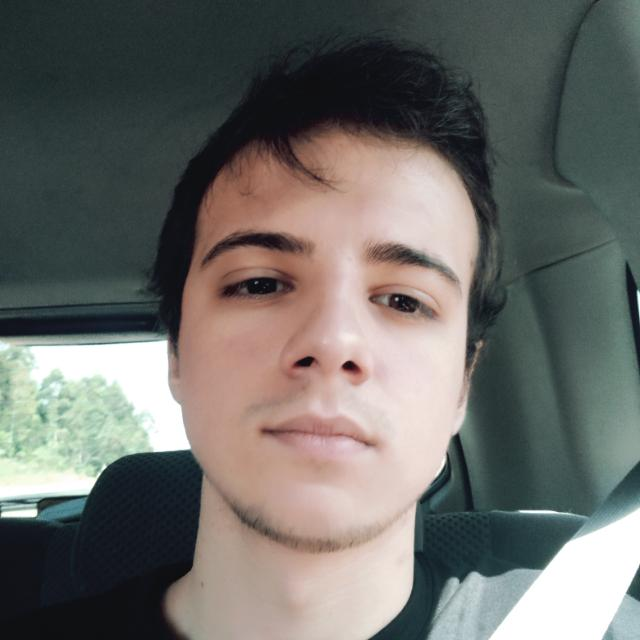
#> input picture images/pic.jpeg, 640 x 640 px
$ python static.py
#> lines starting #> are read from the running program, lines starting #| are printed output that depends on the picture; after the words box and inside, x2 and y2 are one past the last pixel; in counts of white or black regions, pixels touching at a corner belong together
import cv2

image_path = '../images/pic.jpeg'
cascade_path = '../haarcascade_frontalface_default.xml'

def main():
    clf = cv2.CascadeClassifier(cascade_path)
    img = cv2.imread(image_path)
#> img is the input picture: shape (640, 640, 3); mean B, G, R 104.5, 108.4, 108.7
    gray = cv2.cvtColor(img, cv2.COLOR_BGR2GRAY)
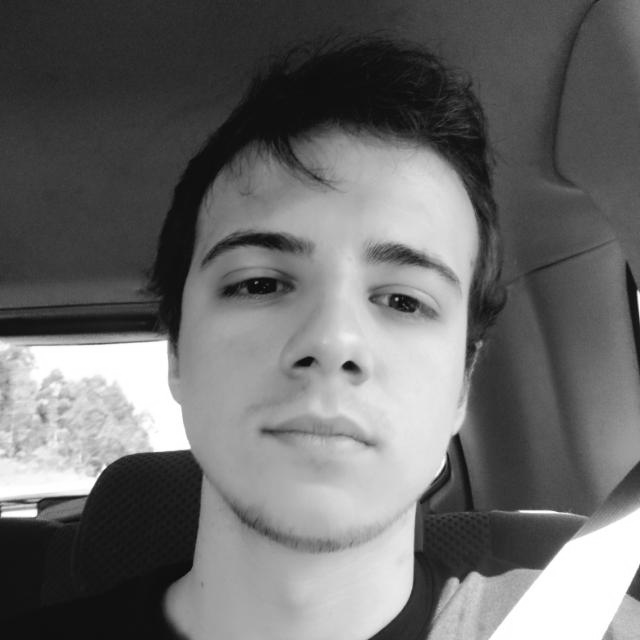
#> gray: shape (640, 640); min 5, max 255, mean 108
    faces = clf.detectMultiScale(gray, 1.3, 10)
#> faces = [[154, 140, 367, 367]]

    for (x, y, h, w) in faces:
        img = cv2.rectangle(img, (x, y), (x+w, y+h), (0, 0, 255), 3)
#> this loop made 1 pass
#> pass 1, in main, `img = cv2.rectangle(img, (x, y), (x+w, y+h), (0, 0, 255), 3)`:
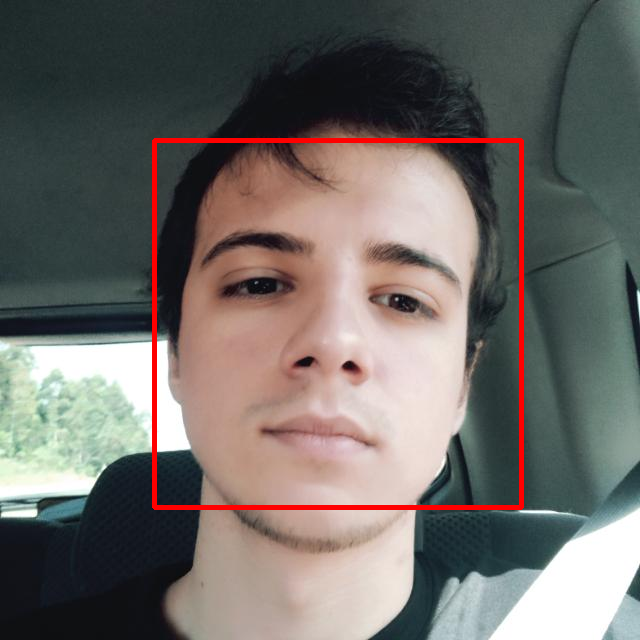
#> img: shape (640, 640, 3); 1.79% of pixels changed, all inside (x1, y1, x2, y2) = (152, 138, 524, 510)

    cv2.imshow('image', img)
    cv2.waitKey(0)
    cv2.destroyAllWindows()

if __name__ == '__main__':
#> (the run stopped early here; a loop or call above may not have finished)
